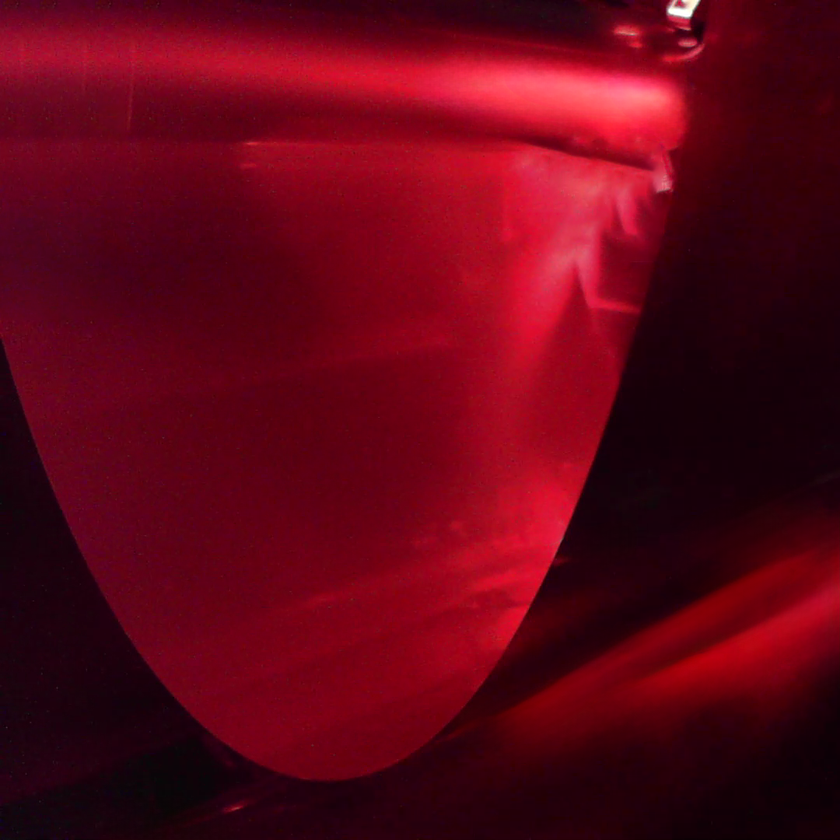
#> input picture DLIP_Python/Image/Simple_Dataset/LV3_simple.png, 840 x 840 px, shrunk from 1080 x 1080 before the run
$ python main.py
#> lines starting #> are read from the running program, lines starting #| are printed output that depends on the picture; after the words box and inside, x2 and y2 are one past the last pixel; in counts of white or black regions, pixels touching at a corner belong together
### DLIP_Python/utility/utils.py
"""
========================================================================================================================
                                             DLIP Python library
                                          Handong Global University
========================================================================================================================
@Author  : Jin Kwak
@Created : 2024.04.23
@Modified: 2024.-
@Version : 0.0.0
"""

import numpy as np
import cv2 as cv
from matplotlib import pyplot as plt

"""
filename: filename of image (Figure title)
img1: image
"""
def showImage(filename:str, imag1: np.ndarray) -> None:
    cv.namedWindow(filename, cv.WINDOW_GUI_NORMAL)
    cv.imshow(filename, imag1)

# [6 lines left out: function histogram_analysis, not called in this run]

### DLIP_Python/LAB/PyLAB1/main.py
"""
========================================================================================================================
                            DLIP LAB 3 Python Tension Detection of Rolling Metal Sheet
                                          Handong Global University
========================================================================================================================
@Author: Jin Kwak
@Date: 2024.04.23
@Version: 0.0.0
"""
import numpy as np
import matplotlib.pyplot as plt
import cv2 as cv
from utility.utils import *

def main():
    src = cv.imread("../../Image/Simple_Dataset/LV3_simple.png")
#> src is the input picture: shape (840, 840, 3); mean B, G, R 21.8, 4.5, 95.7
    pre_src = Preprocess(src)
    cv.line(src, (0,src.shape[0]-120), (src.shape[1],src.shape[0]-120), (255,0,255), 2, cv.LINE_AA)
    cv.line(src, (0,src.shape[0]-250), (src.shape[1],src.shape[0]-250), (255,255,0), 2 ,cv.LINE_AA)
    showImage("LV1", src)
    showImage("LV1_Out", pre_src)
    cv.waitKey(0)


"""
img: BGR image
return: Grayscale image after preprocessing (Filtering, Equalize Histogram ...)
"""
def Preprocess(img: np.ndarray) -> np.ndarray:
    _dst = cv.cvtColor(img, cv.COLOR_BGR2GRAY)
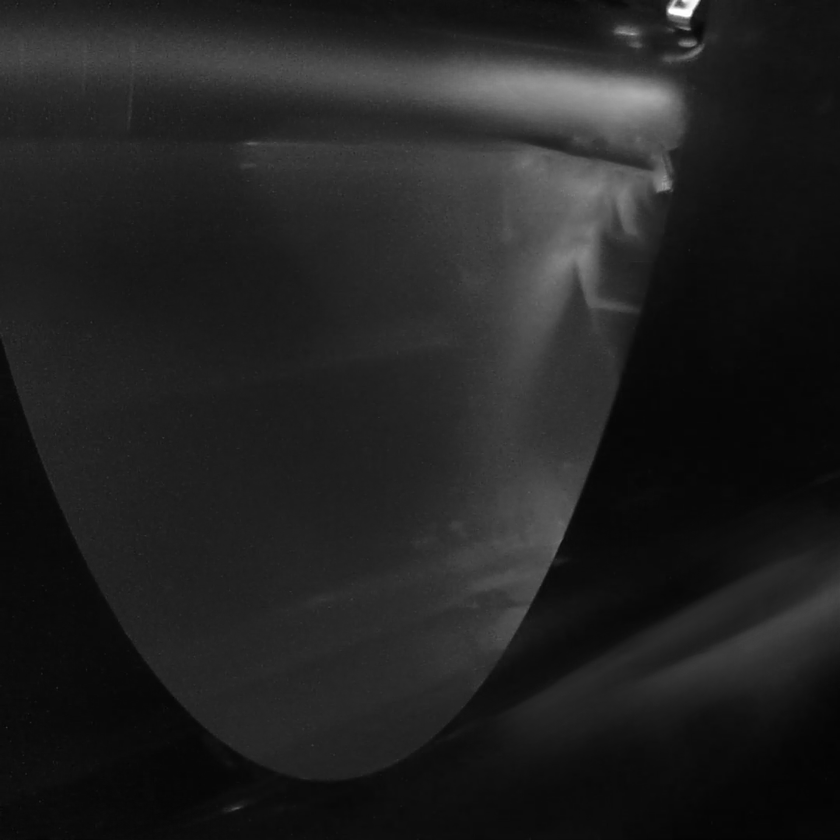
#> _dst: shape (840, 840); min 4, max 255, mean 33.7
    for i in range(0,15):
        _dst = cv.medianBlur(_dst,5)
    cv.equalizeHist(_dst, _dst)
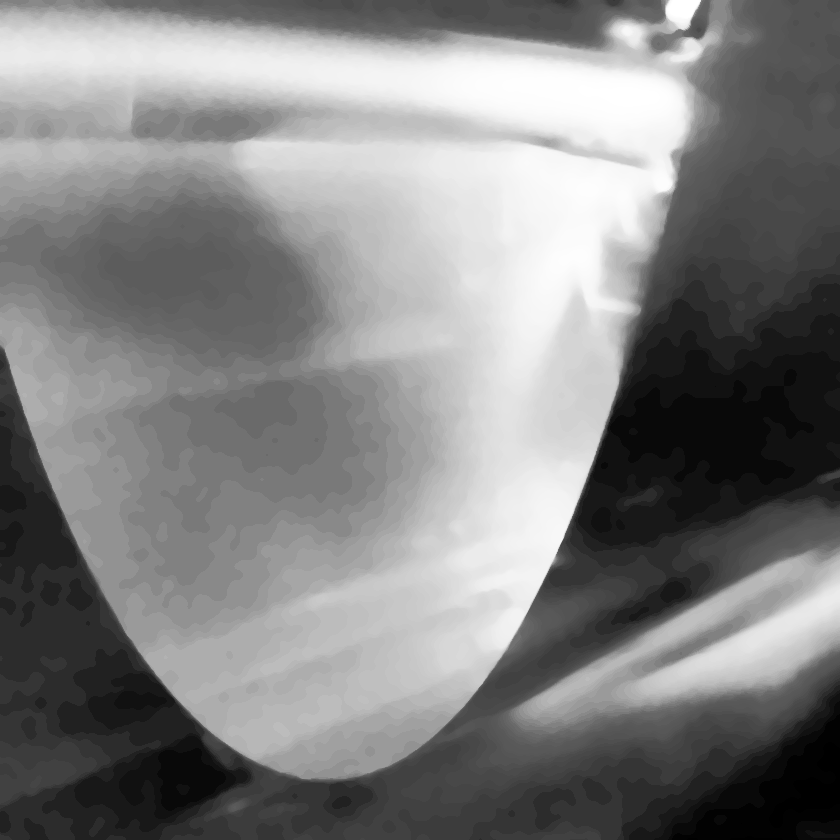
#> _dst: shape (840, 840); min 0, max 255, mean 129.7
    _dst = cv.Canny(_dst,40,255)
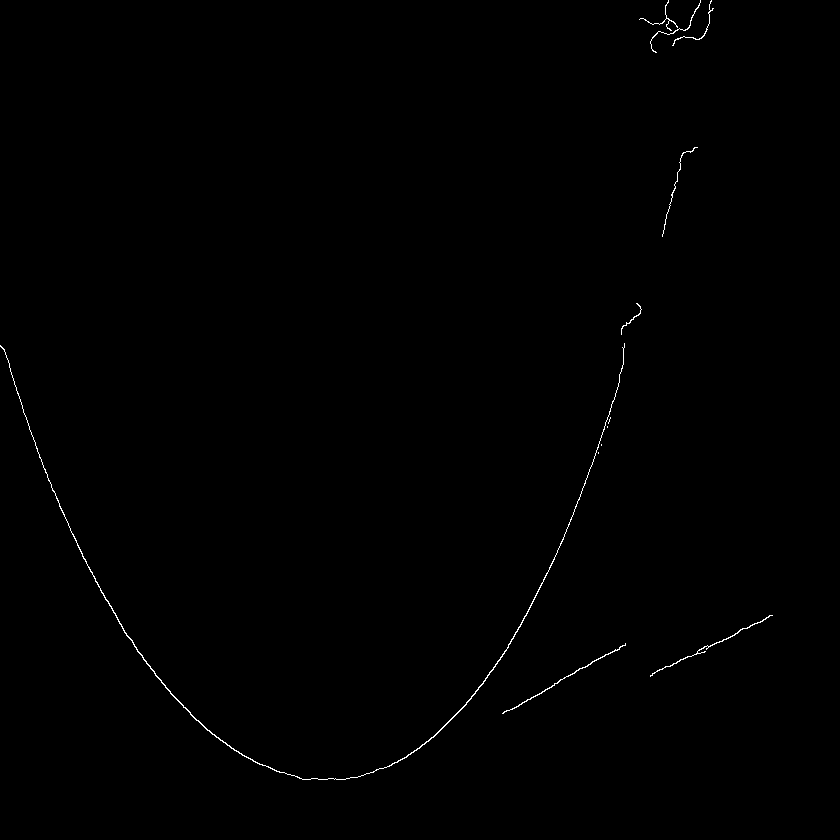
#> _dst: shape (840, 840); 0.31% white in thin lines or dots, all inside (x1, y1, x2, y2) = (0, 0, 773, 780)
    return _dst

if __name__ == '__main__':
    print(__doc__)
    main()
#> in main, `cv.line(src, (0,src.shape[0]-250), (src.shape[1],src.shape[0]-250), (2..`:
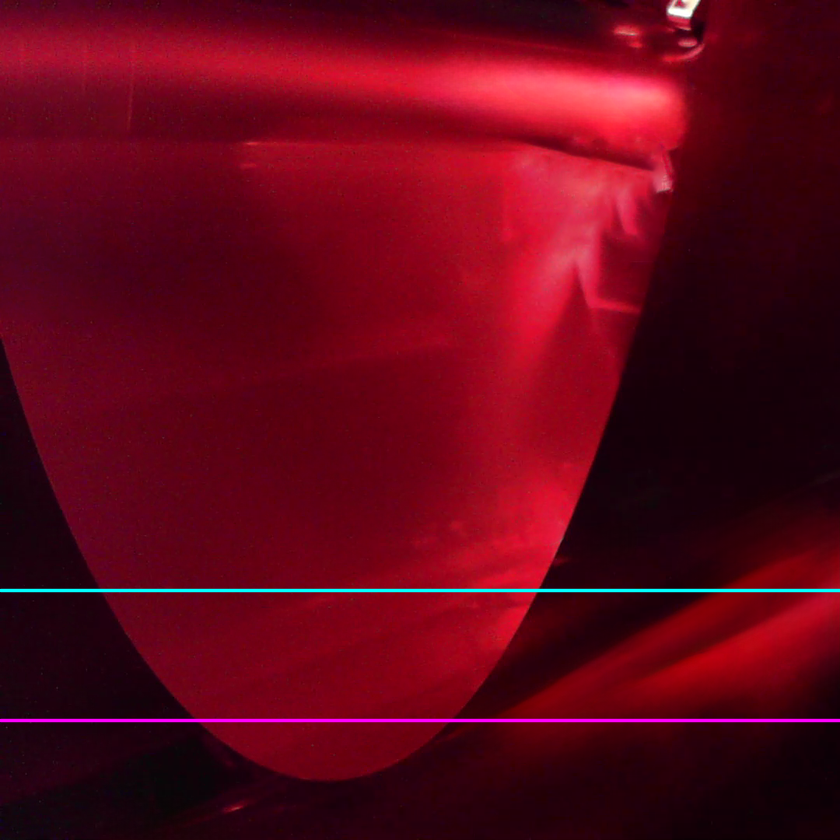
#> src: shape (840, 840, 3); mean B, G, R 23.8, 5.5, 96.1

$ run again, with DLIP_Python/Image/Simple_Dataset/LV1_simple.png copied over DLIP_Python/Image/Simple_Dataset/LV3_simple.png
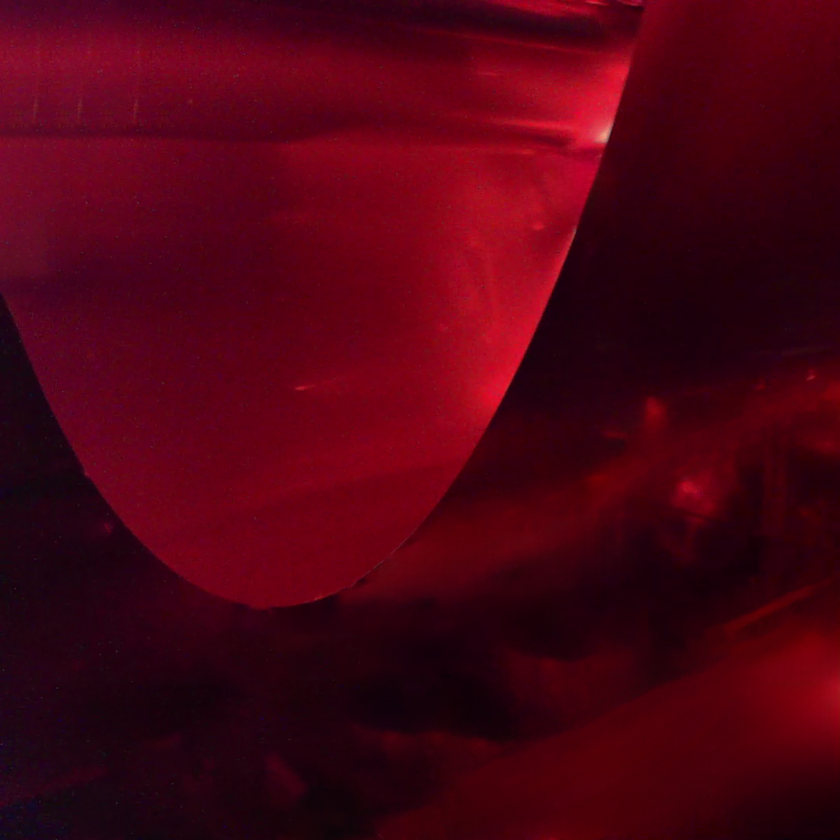
#> input picture DLIP_Python/Image/Simple_Dataset/LV1_simple.png, 840 x 840 px, shrunk from 1080 x 1080 before the run
#> in main, src is the input picture: shape (840, 840, 3); mean B, G, R 18.3, 1.9, 75.8
#> in Preprocess, `_dst = cv.Canny(_dst,40,255)`:
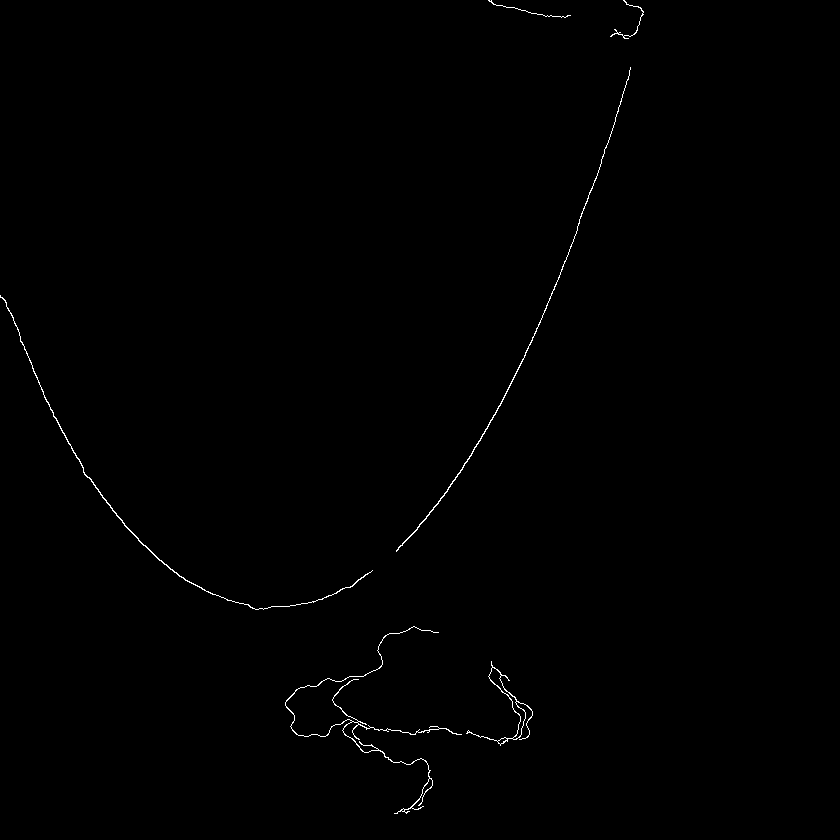
#> _dst: shape (840, 840); 0.39% white in thin lines or dots, all inside (x1, y1, x2, y2) = (0, 0, 644, 814)
#> in main, `cv.line(src, (0,src.shape[0]-250), (src.shape[1],src.shape[0]-250), (2..`:
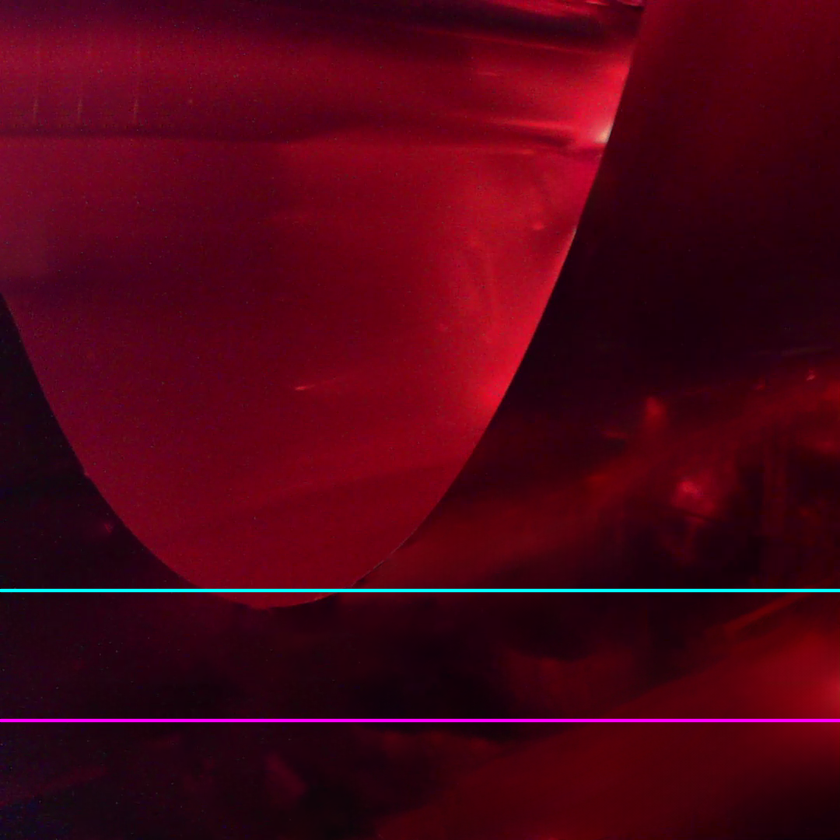
#> src: shape (840, 840, 3); mean B, G, R 20.3, 3, 76.5

$ run again, with DLIP_Python/Image/Simple_Dataset/LV2_simple.png copied over DLIP_Python/Image/Simple_Dataset/LV3_simple.png
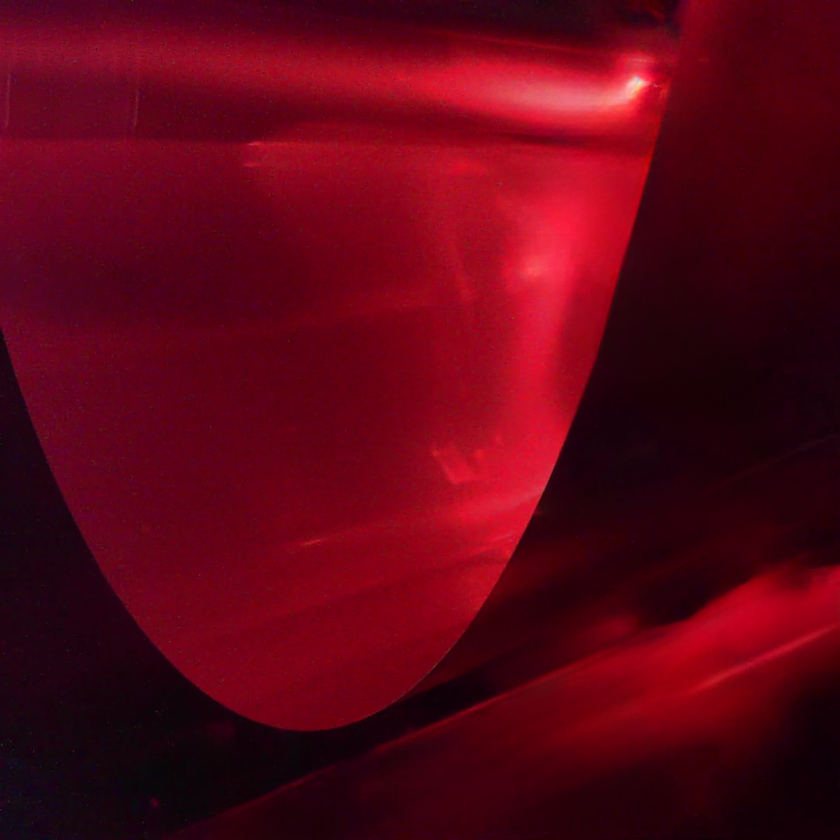
#> input picture DLIP_Python/Image/Simple_Dataset/LV2_simple.png, 840 x 840 px, shrunk from 1080 x 1080 before the run
#> in main, src is the input picture: shape (840, 840, 3); mean B, G, R 21.3, 4, 93.2
#> in Preprocess, `_dst = cv.Canny(_dst,40,255)`:
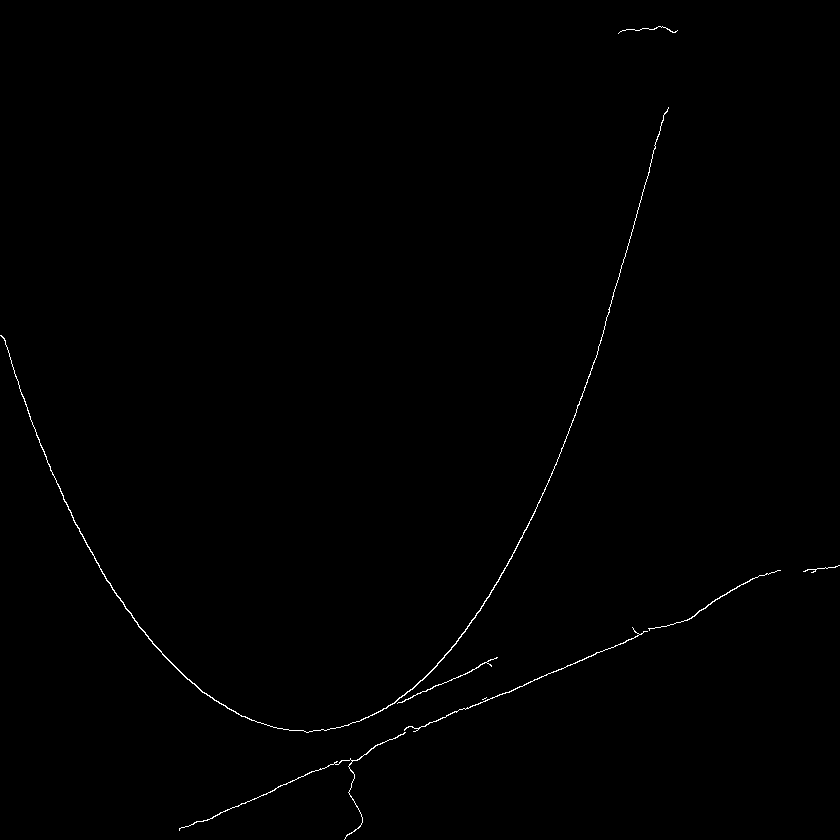
#> _dst: shape (840, 840); 0.38% white in thin lines or dots
#> in main, `cv.line(src, (0,src.shape[0]-250), (src.shape[1],src.shape[0]-250), (2..`:
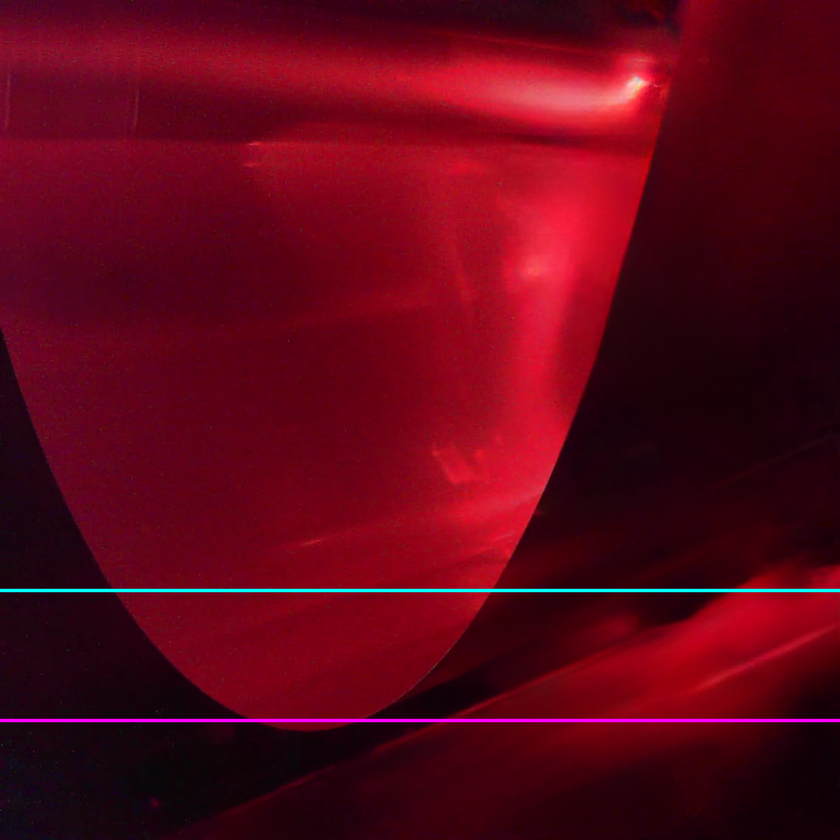
#> src: shape (840, 840, 3); mean B, G, R 23.3, 5.1, 93.6
